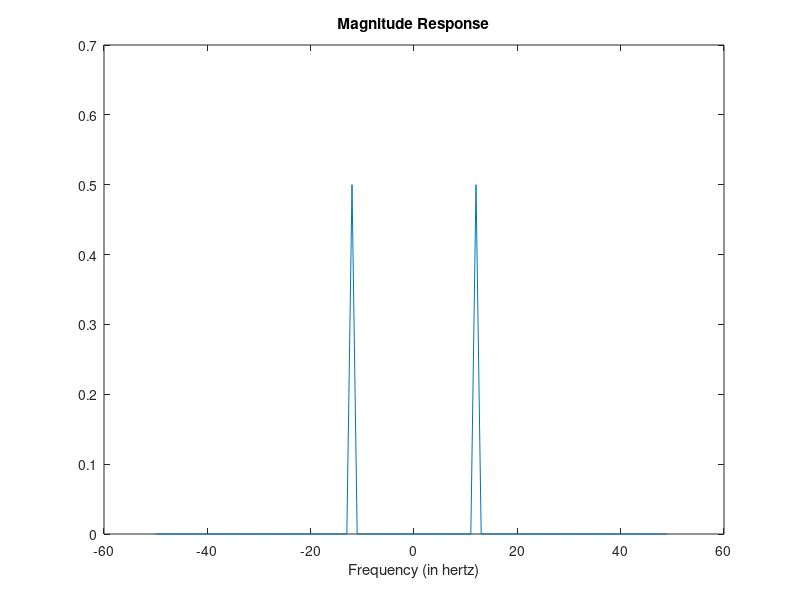

The MATLAB script that drew this image:
%%Time specifications:
Fs = 100;                      % samples per second
dt = 1/Fs;                     % seconds per sample
StopTime = 1;                  % seconds
t = (0:dt:StopTime-dt)';
N = size(t,1);

%%Sine wave:
Fc = 12;                       % hertz
x = cos(2*pi*Fc*t);

%%Fourier Transform:
X = fftshift(fft(x));

%%Frequency specifications:
dF = Fs/N;                      % hertz
f = -Fs/2:dF:Fs/2-dF;           % hertz

%%Plot the spectrum:
figure;
plot(f,abs(X)/N);
xlabel('Frequency (in hertz)');
title('Magnitude Response');